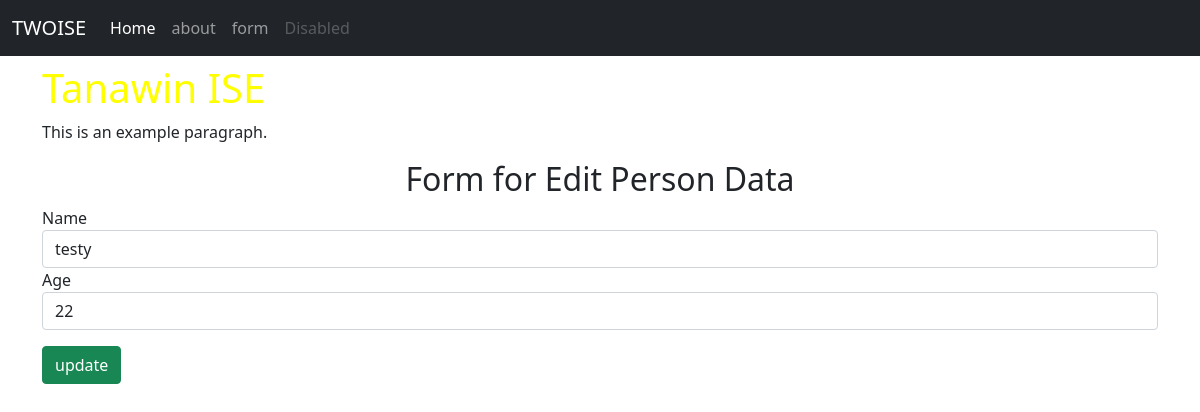
Page /edit/1 on the earlier database version.
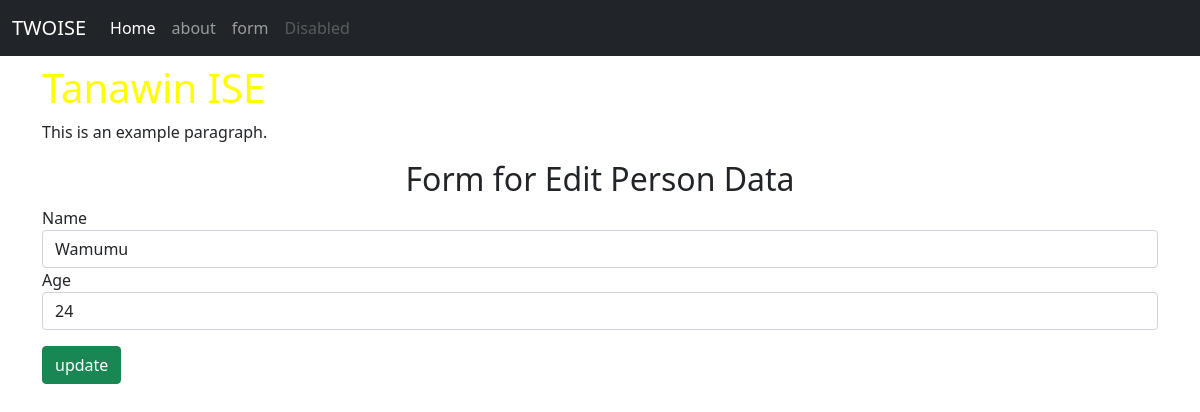
Same page on the later database version.
### myApp/models.py (models this page shows, shortened)
class Person(models.Model):
    name = models.CharField(max_length=50)
    age = models.IntegerField()
    date = models.DateField(auto_now_add=True)

### myApp/views.py (the view)
# urls.py: path('edit/<personID>',views.edit),
def edit(request, personID):
    if request.method == "POST":
        person = Person.objects.get(id=personID) # check person id
        person.name = request.POST["name"]
        person.age = request.POST["age"]
        person.save()
        return redirect("/")
    else:
        person = Person.objects.get(id=personID)
        return render(request, "edit.html",{"person":person})

### myApp/templates/edit.html (shortened to what this page needs)
{% extends "base.html" %}
{% block content %}
    <h1 style="color: yellow;">Tanawin ISE</h1>
    <p>This is an example paragraph.</p>
    <h2 class="text-center">Form for Edit Person Data</h2>
    <form method="post">
        <div class="form-group">
            <label for="name">Name</label>
            <input type="text" name="name" class="form-control" value="{{person.name}}">
        </div>
        <div class="form-group mb-3">
            <label for="age">Age</label>
            <input type="number" name="age" class="form-control" value="{{person.age}}">
        </div>
        <input type="submit" value="update" class="btn btn-success">
    </form>
{% endblock %}

Differences in the rows shown:
changed Person: name "testy" → "Wamumu"; age "22" → "24"
